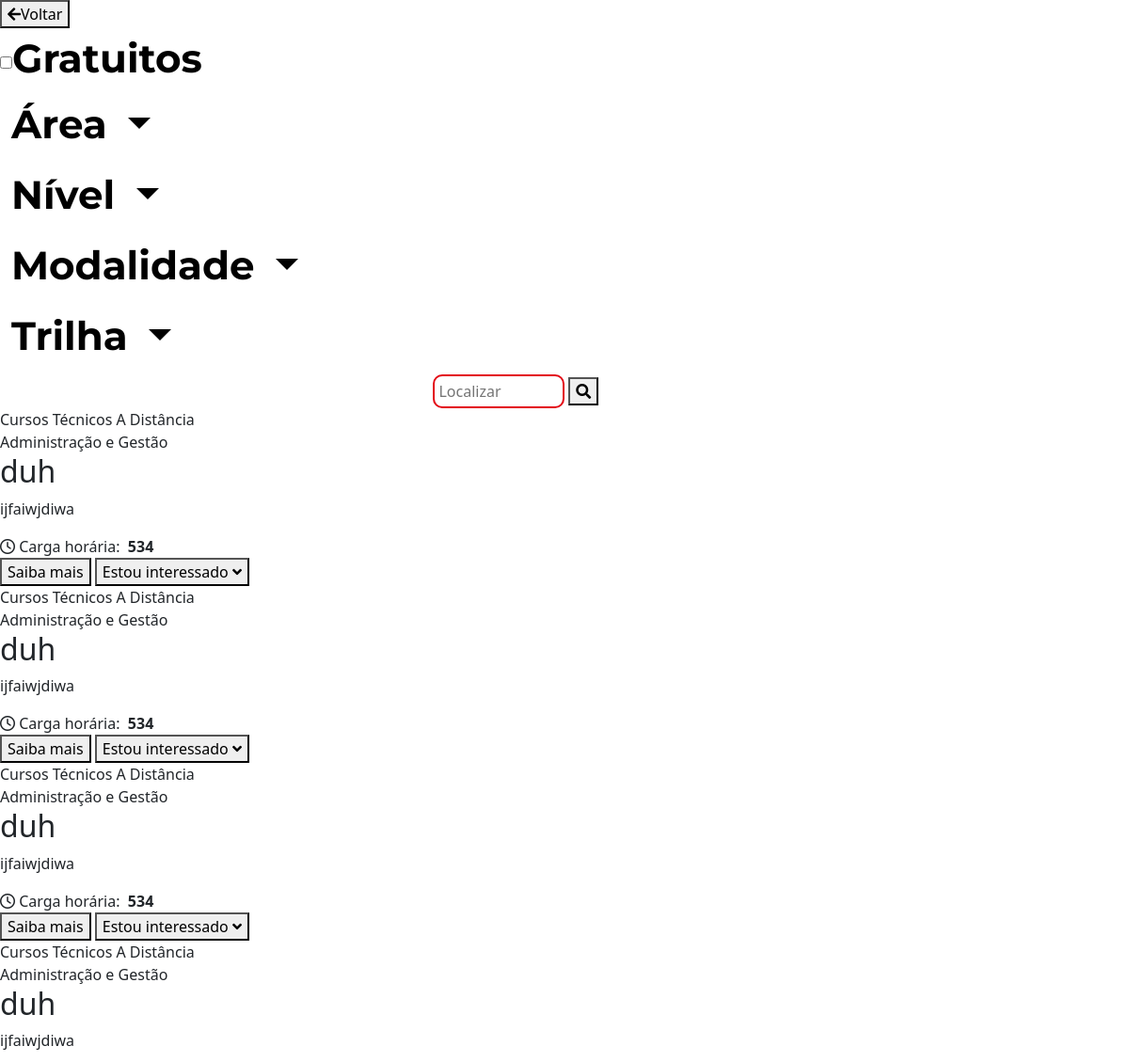
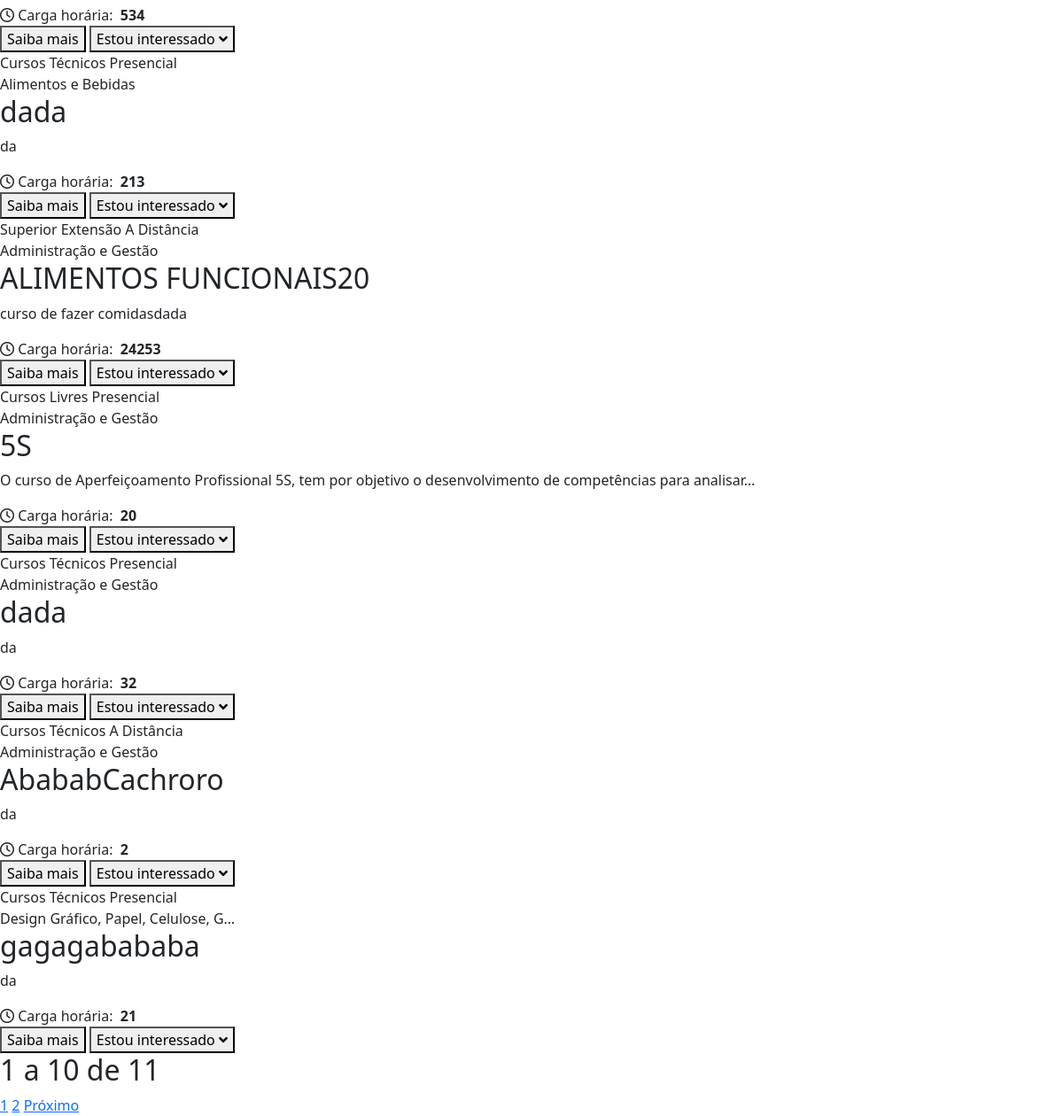
The app's page /cursos/, older data (2 pictures, top to bottom).
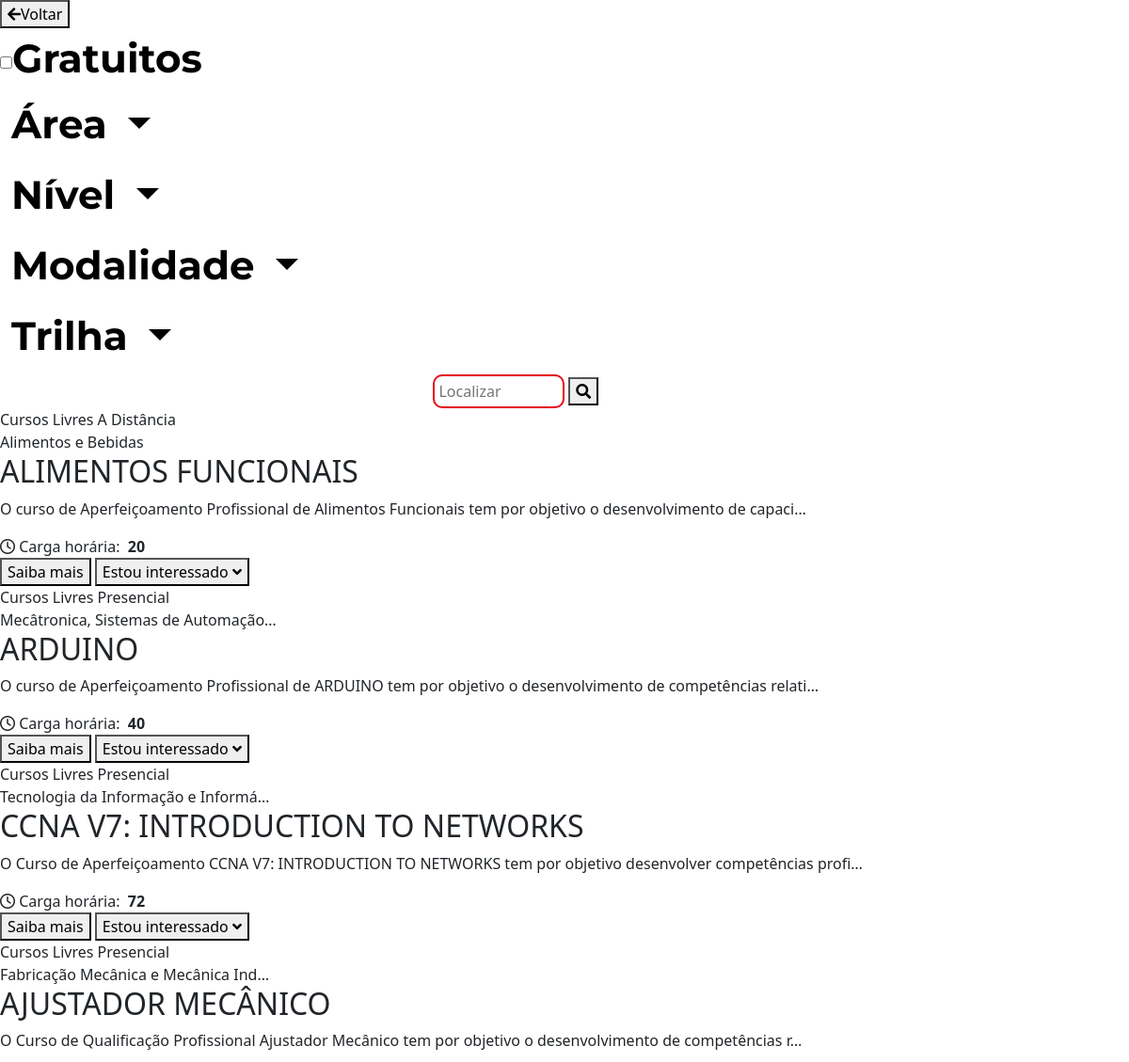
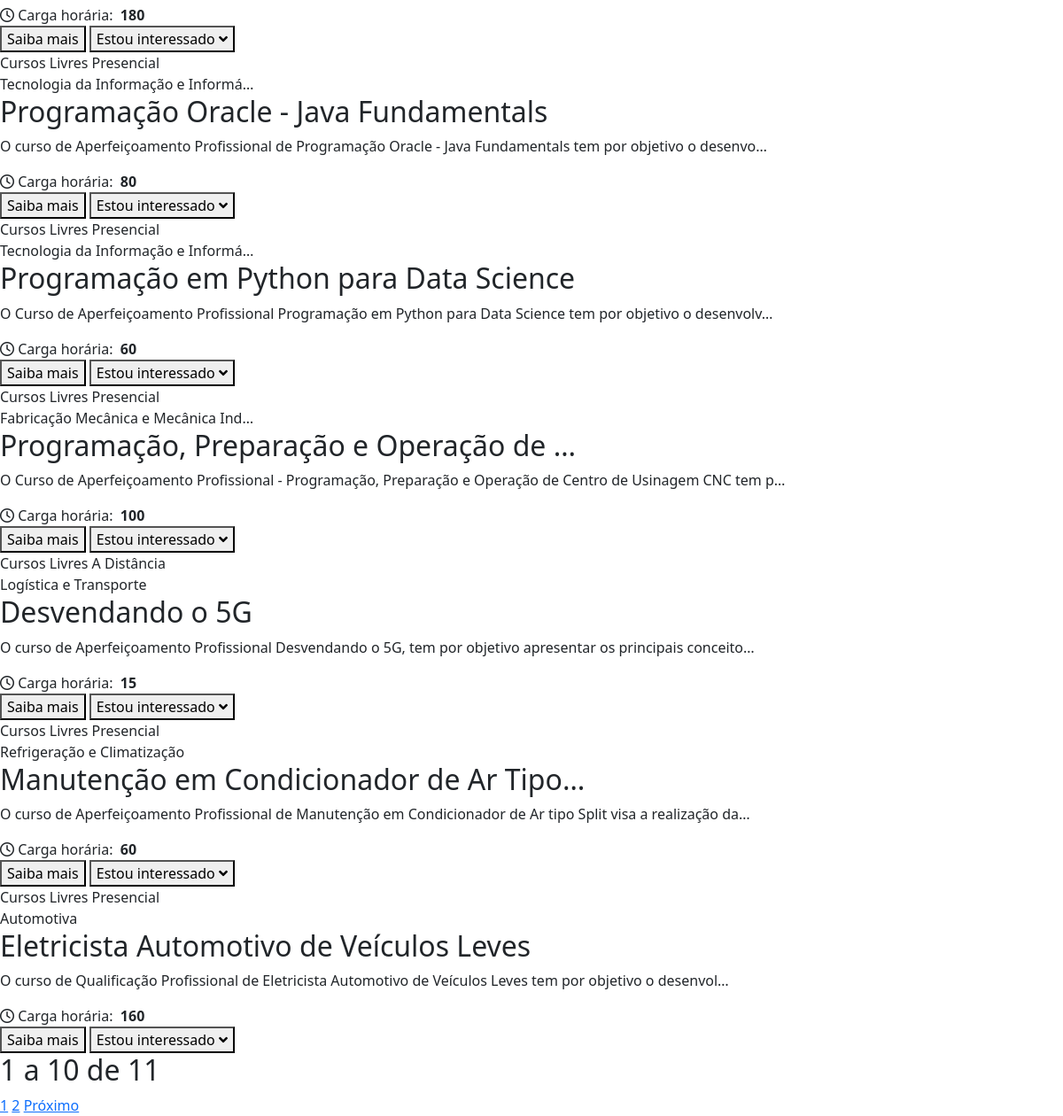
The same page, newer data (2 pictures, top to bottom).
### totemapp/models.py (models this page shows, shortened)
class Curso(models.Model):
    nome = models.CharField(max_length=255)
    carga_horaria = models.IntegerField()
    programacao = models.TextField(default="")
    requisitos = models.TextField()
    modalidade = models.CharField(max_length=100)
    nivel = models.CharField(max_length=100)
    area = models.CharField(max_length=100)
    desc = models.CharField(max_length=1000)
    gratis = models.BooleanField(default=True, verbose_name="Gratuito?")
    valor = models.IntegerField(null=True, blank=True)

### totemapp/views.py (the view, shortened to what this page needs)
# urls.py: path('cursos/', cursos, name='cursos'),
def cursos(request):
    cursos = Curso.objects.all()
    form = InteresseForm()
    search_query = request.GET.get('search')
    area = request.GET.get('area')
    nivel = request.GET.get('nivel')
    modalidade = request.GET.get('modalidade')
    gratuitos = request.GET.get('gratuitos')
    if search_query:
        cursos = cursos.filter(
            Q(nome__icontains=search_query) |
            Q(area__icontains=search_query) |
            Q(modalidade__icontains=search_query)
        )
    if area:
        cursos = cursos.filter(area=area)
    if nivel:
        cursos = cursos.filter(nivel=nivel)
    if modalidade:
        cursos = cursos.filter(modalidade=modalidade)
    if gratuitos == '1':  # Verifica se o checkbox está marcado
        cursos = cursos.filter(gratis=False)  # Filtra cursos que são gratuitos
    paginator = Paginator(cursos, 10)  # 10 cursos por página
    page_number = request.GET.get('page')
    page_obj = paginator.get_page(page_number)
    mostrar_modal_confirmacao = request.GET.get('modal') == '1'
    return render(request, 'paginas/cursos.html', {
        'page_obj': page_obj,
        'form': form,
        'mostrar_modal_confirmacao': mostrar_modal_confirmacao,
    })

### totemapp/forms.py (shortened to what this page needs)
class InteresseForm(forms.ModelForm):
    class Meta:
        model = Interesse
        fields = ['nome', 'data_nascimento', 'cpf', 'email', 'telefone']
    def __init__(self, *args, **kwargs):
        super().__init__(*args, **kwargs)
        self.fields['data_nascimento'].widget = forms.DateInput(attrs={
            'type': 'text',  # Mantendo como texto para uso do flatpickr
            'placeholder': 'dd/mm/aaaa'  # Placeholder para o formato
        })

### totemapp/templates/paginas/cursos.html (shortened to what the changed rows need)
<!DOCTYPE html>
<html>
<head>
    {% load static %}
    <link href="https://cdn.jsdelivr.net/npm/bootstrap@5.3.3/dist/css/bootstrap.min.css" rel="stylesheet">
    <link href="https://getbootstrap.com/docs/5.3/assets/css/docs.css" rel="stylesheet">
    <link rel="stylesheet" href="https://cdn.jsdelivr.net/npm/flatpickr/dist/flatpickr.min.css">
    <link rel="stylesheet" href="https://cdnjs.cloudflare.com/ajax/libs/font-awesome/6.0.0-beta3/css/all.min.css">
    <link rel="stylesheet" href="https://cdnjs.cloudflare.com/ajax/libs/font-awesome/5.15.3/css/all.min.css">
    <link rel='stylesheet' type='text/css' media='screen' href='{% static 'totemapp/cursos.css' %}'>
</head>
<body>
<div class="cursos_container">
    {% for curso in page_obj %}
        <div class="cartoes">
            <div class="tags_cartoes">
                <span>{{ curso.nivel }}</span>
                <span>{{ curso.modalidade }}</span>
            </div>
            <div class="categoria">
                <span>{{ curso.area|truncatechars:36 }}</span>
            </div>
            <h2>{{ curso.nome|truncatechars:40 }}</h2>
            <p>{{ curso.desc|truncatechars:110 }}</p>
            <div class="info">
                <i class="fa-regular fa-clock"></i> Carga horária: ‎ <strong>{{ curso.carga_horaria }}</strong>
            </div>
            <div class="botoes">
                <button class="botao saiba-mais"  data-bs-target="#flush-collapseOne"
                                        onclick="abrirModal('{% url 'curso_detail' curso.id %}')" >Saiba mais</button>
                <button data-curso-nome="{{ curso.nome }}"
                        onclick="abrirModalInteressado(this)"
                        class="botao interessado">Estou interessado
                    <i class="fas fa-angle-down"></i>
                </button>
            </div>
        </div>
    {% endfor %}
</div>
    <div class="botoes-footer">
        <section>
            <h2>{{ page_obj.start_index }} a {{ page_obj.end_index }} de {{ page_obj.paginator.count }}</h2>
        </section>
        <span class="paginas">
            {% for num in page_obj.paginator.page_range %}
                {% if num > page_obj.number|add:-3 and num < page_obj.number|add:3 %}
                    {% if page_obj.number == num %}
                        <a href="?page={{ num }}" class="link-selecionado">{{ num }}</a>
                    {% else %}
                        <a href="?page={{ num }}" class="link">{{ num }}</a>
                    {% endif %}
                {% endif %}
            {% endfor %}
            {% if page_obj.has_next %}
                <a href="?page={{ page_obj.next_page_number }}" class="link">Próximo</a>
            {% endif %}
        </span>
    </div>
</body>
</html>

Row changes from the older to the newer data that the page shows:
removed Curso: nivel "Cursos Técnicos", modalidade "A Distância", area "Administração e Gestão", nome "duh", desc "ijfaiwjdiwa", carga_horaria "534"
removed Curso: nivel "Cursos Técnicos", modalidade "A Distância", area "Administração e Gestão", nome "duh", desc "ijfaiwjdiwa", carga_horaria "534"
removed Curso: nivel "Cursos Técnicos", modalidade "A Distância", area "Administração e Gestão", nome "duh", desc "ijfaiwjdiwa", carga_horaria "534"
removed Curso: nivel "Cursos Técnicos", modalidade "A Distância", area "Administração e Gestão", nome "duh", desc "ijfaiwjdiwa", carga_horaria "534"
removed Curso: nivel "Cursos Técnicos", modalidade "Presencial", area "Alimentos e Bebidas", nome "dada", desc "da", carga_horaria "213"
removed Curso: nivel "Superior Extensão", modalidade "A Distância", area "Administração e Gestão", nome "ALIMENTOS FUNCIONAIS20", desc "curso de fazer comidasdada", carga_horaria "24253"
removed Curso: nivel "Cursos Livres", modalidade "Presencial", area "Administração e Gestão", nome "5S", desc "O curso de Aperfeiçoamento Profissional 5S, tem por objetivo o desenvolvimento de competências para analisar…", carga_horaria "20"
removed Curso: nivel "Cursos Técnicos", modalidade "Presencial", area "Administração e Gestão", nome "dada", desc "da", carga_horaria "32"
removed Curso: nivel "Cursos Técnicos", modalidade "A Distância", area "Administração e Gestão", nome "AbababCachroro", desc "da", carga_horaria "2"
removed Curso: nivel "Cursos Técnicos", modalidade "Presencial", area "Design Gráfico, Papel, Celulose, G…", nome "gagagabababa", desc "da", carga_horaria "21"
added Curso: nivel "Cursos Livres", modalidade "A Distância", area "Alimentos e Bebidas", nome "ALIMENTOS FUNCIONAIS", desc "O curso de Aperfeiçoamento Profissional de Alimentos Funcionais tem por objetivo o desenvolvimento de capaci…", carga_horaria "20"
added Curso: nivel "Cursos Livres", modalidade "Presencial", area "Mecâtronica, Sistemas de Automação…", nome "ARDUINO", desc "O curso de Aperfeiçoamento Profissional de ARDUINO tem por objetivo o desenvolvimento de competências relati…", carga_horaria "40"
added Curso: nivel "Cursos Livres", modalidade "Presencial", area "Tecnologia da Informação e Informá…", nome "CCNA V7: INTRODUCTION TO NETWORKS", desc "O Curso de Aperfeiçoamento CCNA V7: INTRODUCTION TO NETWORKS tem por objetivo desenvolver competências profi…", carga_horaria "72"
added Curso: nivel "Cursos Livres", modalidade "Presencial", area "Fabricação Mecânica e Mecânica Ind…", nome "AJUSTADOR MECÂNICO", desc "O Curso de Qualificação Profissional Ajustador Mecânico tem por objetivo o desenvolvimento de competências r…", carga_horaria "180"
added Curso: nivel "Cursos Livres", modalidade "Presencial", area "Tecnologia da Informação e Informá…", nome "Programação Oracle - Java Fundamentals", desc "O curso de Aperfeiçoamento Profissional de Programação Oracle - Java Fundamentals tem por objetivo o desenvo…", carga_horaria "80"
added Curso: nivel "Cursos Livres", modalidade "Presencial", area "Tecnologia da Informação e Informá…", nome "Programação em Python para Data Science", desc "O Curso de Aperfeiçoamento Profissional Programação em Python para Data Science tem por objetivo o desenvolv…", carga_horaria "60"
added Curso: nivel "Cursos Livres", modalidade "Presencial", area "Fabricação Mecânica e Mecânica Ind…", nome "Programação, Preparação e Operação de …", desc "O Curso de Aperfeiçoamento Profissional - Programação, Preparação e Operação de Centro de Usinagem CNC tem p…", carga_horaria "100"
added Curso: nivel "Cursos Livres", modalidade "A Distância", area "Logística e Transporte", nome "Desvendando o 5G", desc "O curso de Aperfeiçoamento Profissional Desvendando o 5G, tem por objetivo apresentar os principais conceito…", carga_horaria "15"
added Curso: nivel "Cursos Livres", modalidade "Presencial", area "Refrigeração e Climatização", nome "Manutenção em Condicionador de Ar Tipo…", desc "O curso de Aperfeiçoamento Profissional de Manutenção em Condicionador de Ar tipo Split visa a realização da…", carga_horaria "60"
added Curso: nivel "Cursos Livres", modalidade "Presencial", area "Automotiva", nome "Eletricista Automotivo de Veículos Leves", desc "O curso de Qualificação Profissional de Eletricista Automotivo de Veículos Leves tem por objetivo o desenvol…", carga_horaria "160"
